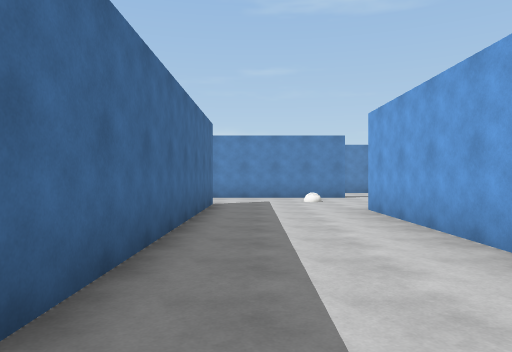
View 1 (above)

24 first-person views from a walk through a Unity game level. The camera is 1.4 m above the floor, looks level and sees 70° across. The floor is counted in squares, 2 m on a side. Each view is taken from the middle of a square. On the plan, view 1 faces up. The plan holds only what a view shows up to about 11 squares ahead; the rest is blank. The place goes on beyond the plan. The player character is not drawn. Surface patterns are stand-ins for the level's own textures.

View 2
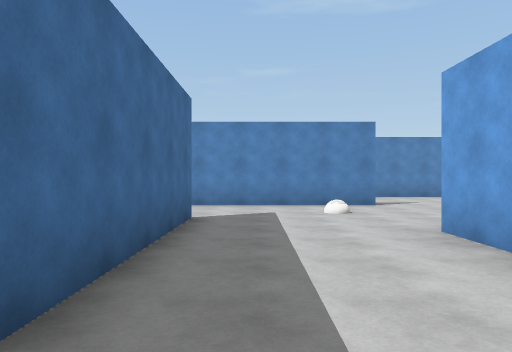

View 3
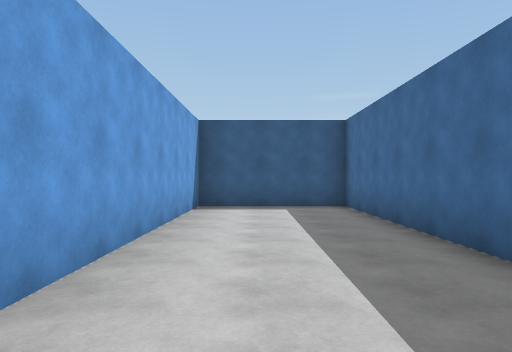

View 4
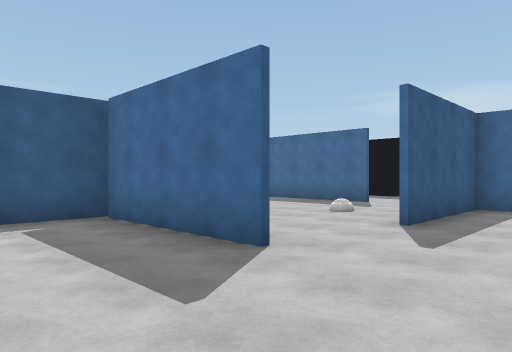

View 5
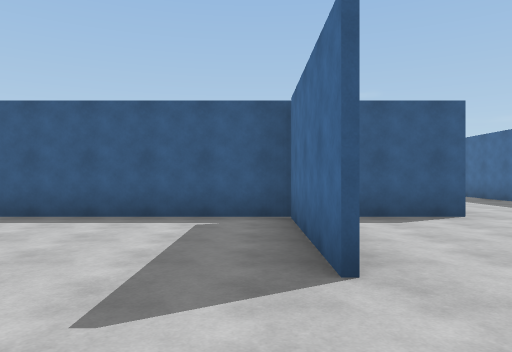

View 6
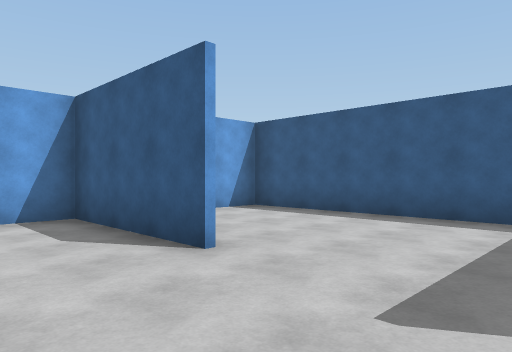

View 7
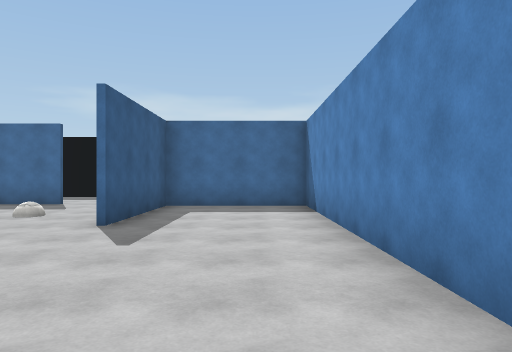

View 8
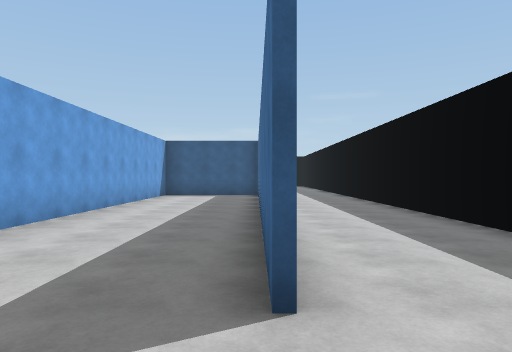

View 9
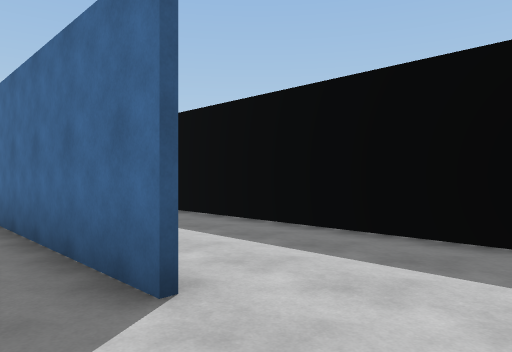

View 10
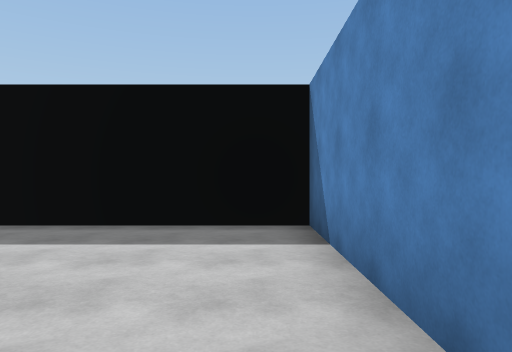

View 11
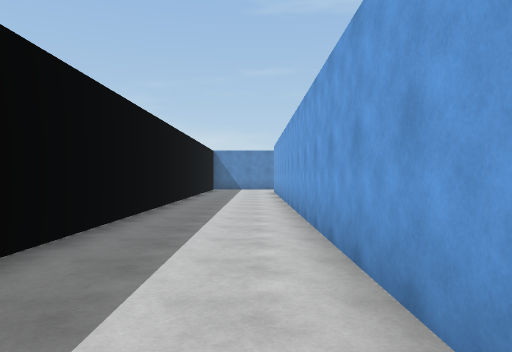

View 12
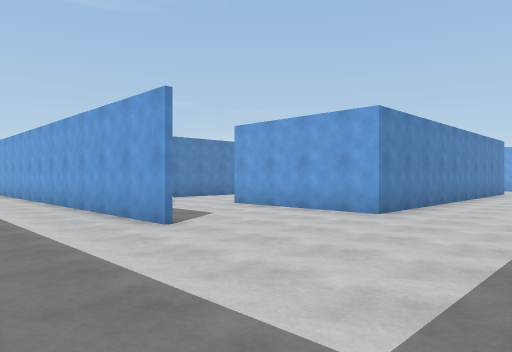

View 13
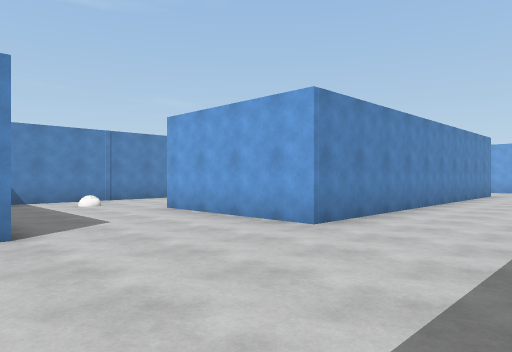

View 14
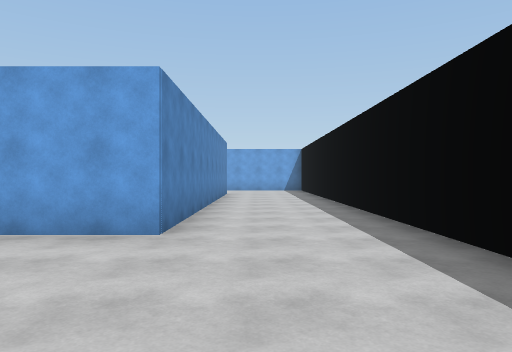

View 15
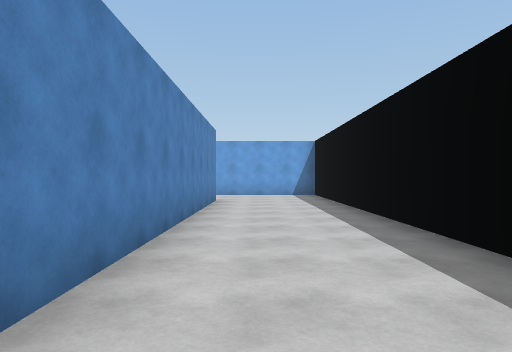

View 16
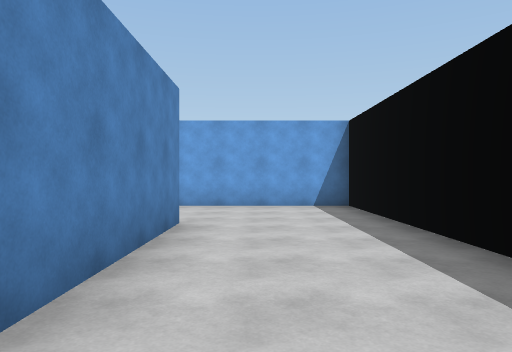

View 17
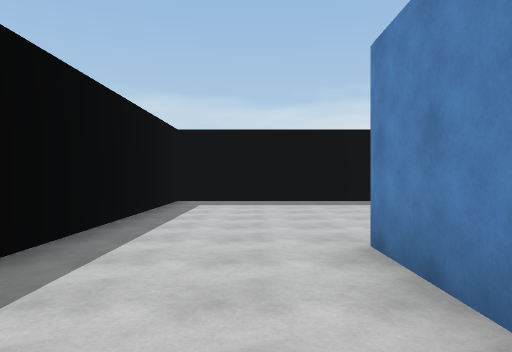

View 18
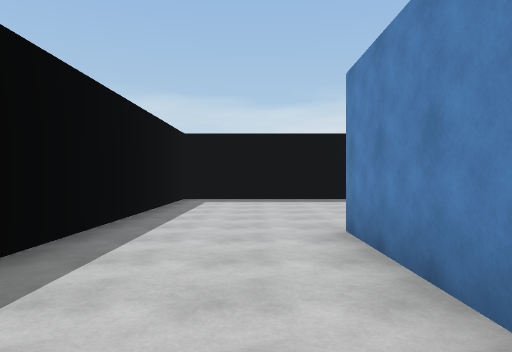

View 19
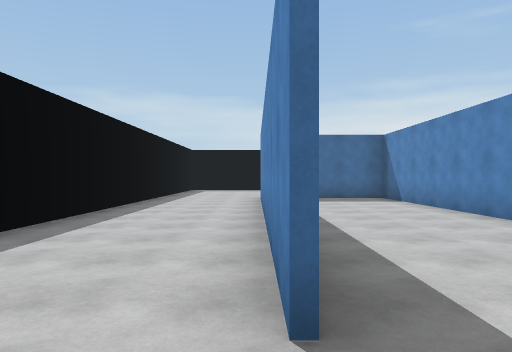

View 20
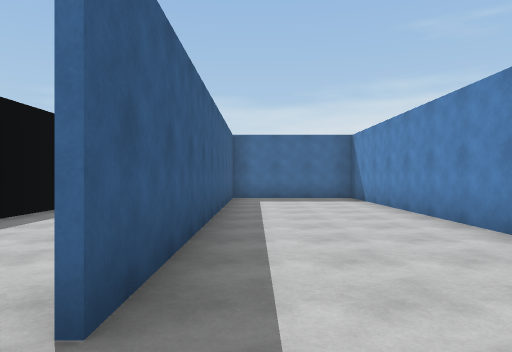

View 21
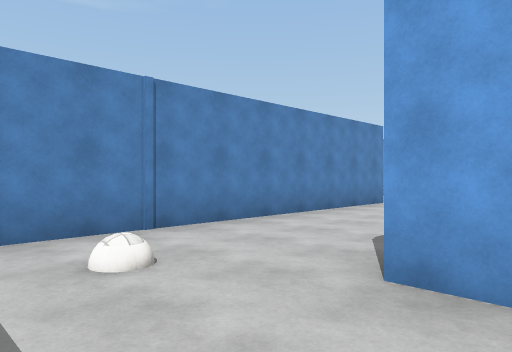

View 22
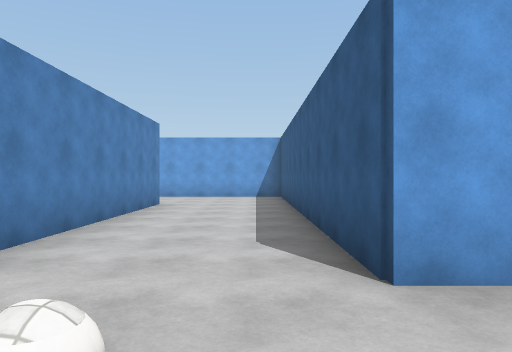

View 23
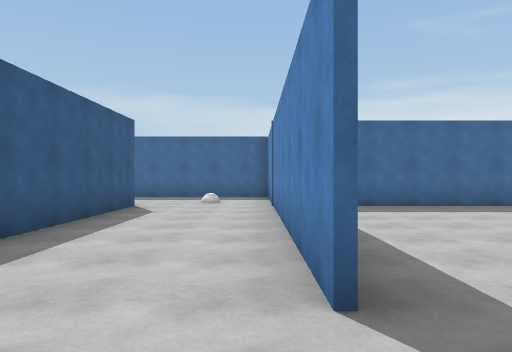

View 24
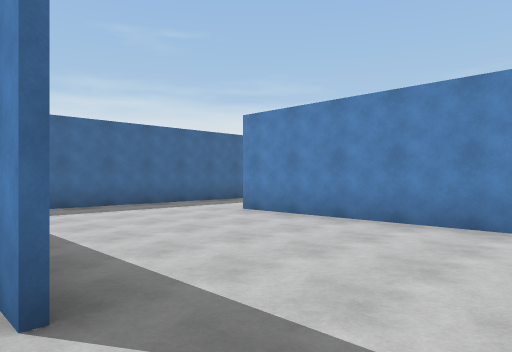

### Floor plan
Points are (right, up) in squares from view 1. A wall is a line through its corners. A room is listed if a view was taken in it or the views show most of it. See-through windows are left out.
Room 1 (views 1, 2, 3, 4, 5, 6, 7, 9, 10)
walls: (5.4, 11.5) (5.4, 7.9); (2.9, 11.8) (-0.6, 11.8); (-1.1, 9.2) (-1.1, -2.5) (2.3, -2.5) (2.3, 7.7) (12.3, 7.7) (12.3, 9); (6.4, 15.2) (-0.6, 15.2) (-0.6, 11.9) (2.9, 11.9)
ways out: opening at (-1, 10.5) to room 2; opening at (9, 13.5)
Room 2 (views 8, 11, 12, 13, 14, 15, 16, 17, 18, 19, 20, 21, 22, 23, 24)
walls: (9.1, -2.6) (0, -2.6); (9.8, -6) (3, -6); (12.5, -9.9) (2.3, -9.9) (2.3, -5.8) (10.9, -5.8); (-0.6, 11.8) (-4.1, 11.8); (3.1, -9.7) (12.5, -9.7); (-4.2, 8.9) (-4.2, -1.9); (-1.2, -8.4) (-1.2, 3.8); (-4.2, -7.8) (-4.2, -13.2) (15.6, -13.2) (15.6, -9.1)
ways out: opening at (-1, 10.5) to room 1; opening at (10.5, -2)

Where each view was taken, in squares from view 1:
view 1: 0 up, 0 right, facing up
view 2: 3 up, 0 right, facing up
view 3: 6 up, 1 right, facing down
view 4: 14 up, 8 right, facing down-left
view 5: 14 up, 6 right, facing down
view 6: 14 up, 6 right, facing down-right
view 7: 14 up, 8 right, facing left
view 8: 11 up, 1 left, facing down
view 9: 11 up, 0 right, facing down-left
view 10: 11 up, 1 right, facing left
view 11: 7 down, 2 left, facing up
view 12: 13 down, 4 left, facing up-right
view 13: 13 down, 2 left, facing up-right
view 14: 11 down, 2 left, facing right
view 15: 11 down, 2 right, facing right
view 16: 11 down, 7 right, facing right
view 17: 11 down, 6 right, facing left
view 18: 11 down, 7 right, facing left
view 19: 10 down, 14 right, facing left
view 20: 9 down, 14 right, facing left
view 21: 7 down, 0 right, facing up-right
view 22: 5 down, 0 right, facing right
view 23: 3 down, 11 right, facing left
view 24: 3 down, 11 right, facing up-left
